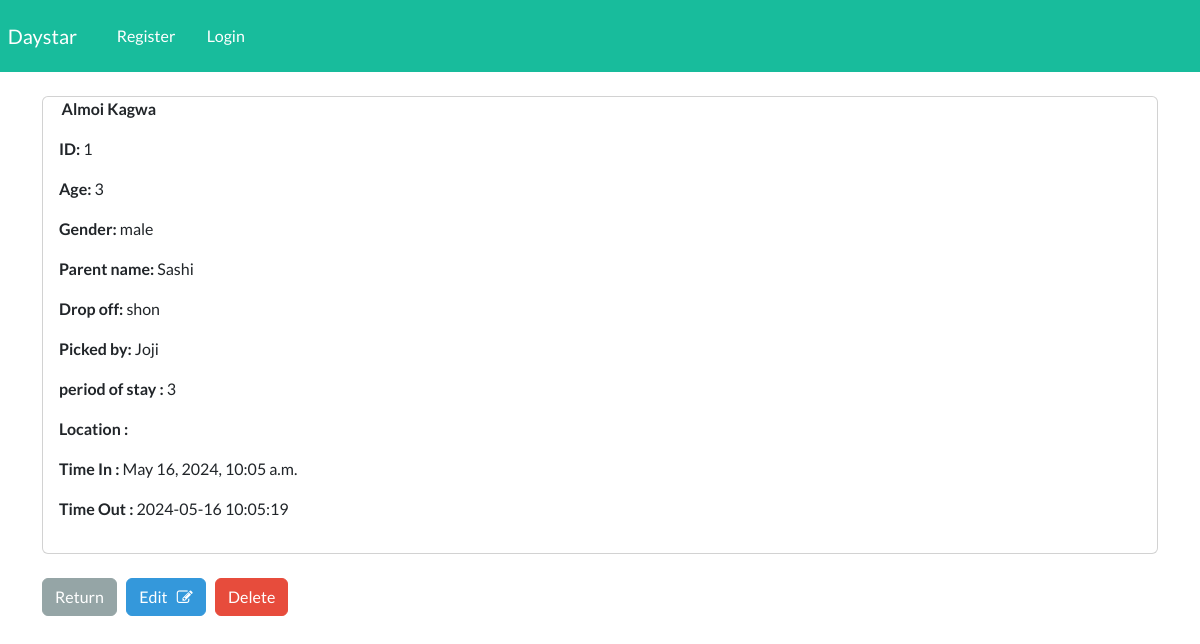
The page /baby_view/1 on the database its author committed.
### webapp/models.py (models this page shows, shortened)
class Baby(models.Model):
    first_name = models.CharField(max_length=150)
    last_name = models.CharField(max_length=150)
    age = models.IntegerField()
    gender = models.CharField(max_length=150)
    parents_name = models.CharField(max_length=150)
    drop_off = models.CharField(max_length=150)
    pickedby = models.CharField(max_length=150)
    periodofstay = models.CharField(max_length=50)
    location = models.CharField(max_length=150)
    time_in =models.DateTimeField( auto_now_add=True)
    time_out = models.CharField(max_length=150)

### webapp/views.py (the view)
# urls.py: path('baby_view/<int:pk>', views.baby_view, name ='baby_view'),
def baby_view(request, pk):
    babylist = Baby.objects.get(id=pk)
    context = {'baby': babylist}
    return render(request, 'webapp/baby_view.html', context=context)

### webapp/templates/webapp/baby_view.html (shortened to what this page needs)
{% extends "webapp/base.html" %}
{% block content %}
<div class="card">
    <strong>
       {{baby.last_name}}
       {{baby.first_name}}
    </strong>
      <div class="card-body">
         <p><strong> ID: </strong>  {{baby.id}} </p>
         <p><strong> Age: </strong>  {{baby.age}}</p>
         <p><strong> Gender: </strong>  {{baby.gender}}</p>
         <p><strong> Parent name: </strong>  {{baby.parents_name}}</p>
         <p><strong> Drop off: </strong>  {{baby.drop_off}}</p>
         <p><strong> Picked by: </strong>  {{baby.pickedby}}</p>
         <p><strong> period of stay : </strong>  {{baby.periodofstay}}</p>
         <p><strong> Location : </strong>  {{baby.Location}}</p>
         <p><strong> Time In : </strong>  {{baby.time_in}}</p>
         <p><strong> Time Out : </strong>  {{baby.time_out}}</p>
       </div>
</div>
    <br>
    <a href="{% url 'baby' %}" class="btn btn-secondary"> Return</a>
    <a href="{% url 'babyedit' baby.id %}" class="btn btn-info"> Edit &nbsp; <i class="fa fa-pencil-square-o" aria-hidden="true"></i>   </a>
    <a href="{% url 'baby_delete' baby.id  %}" class="btn btn-danger"> Delete</a>
{% endblock  %}

### rows shown on the page
Baby: last_name "Almoi", first_name "Kagwa", id "1", age "3", gender "male", parents_name "Sashi", drop_off "shon", pickedby "Joji", periodofstay "3", time_in "May 16, 2024, 10:05 a.m.", time_out "2024-05-16 10:05:19"
